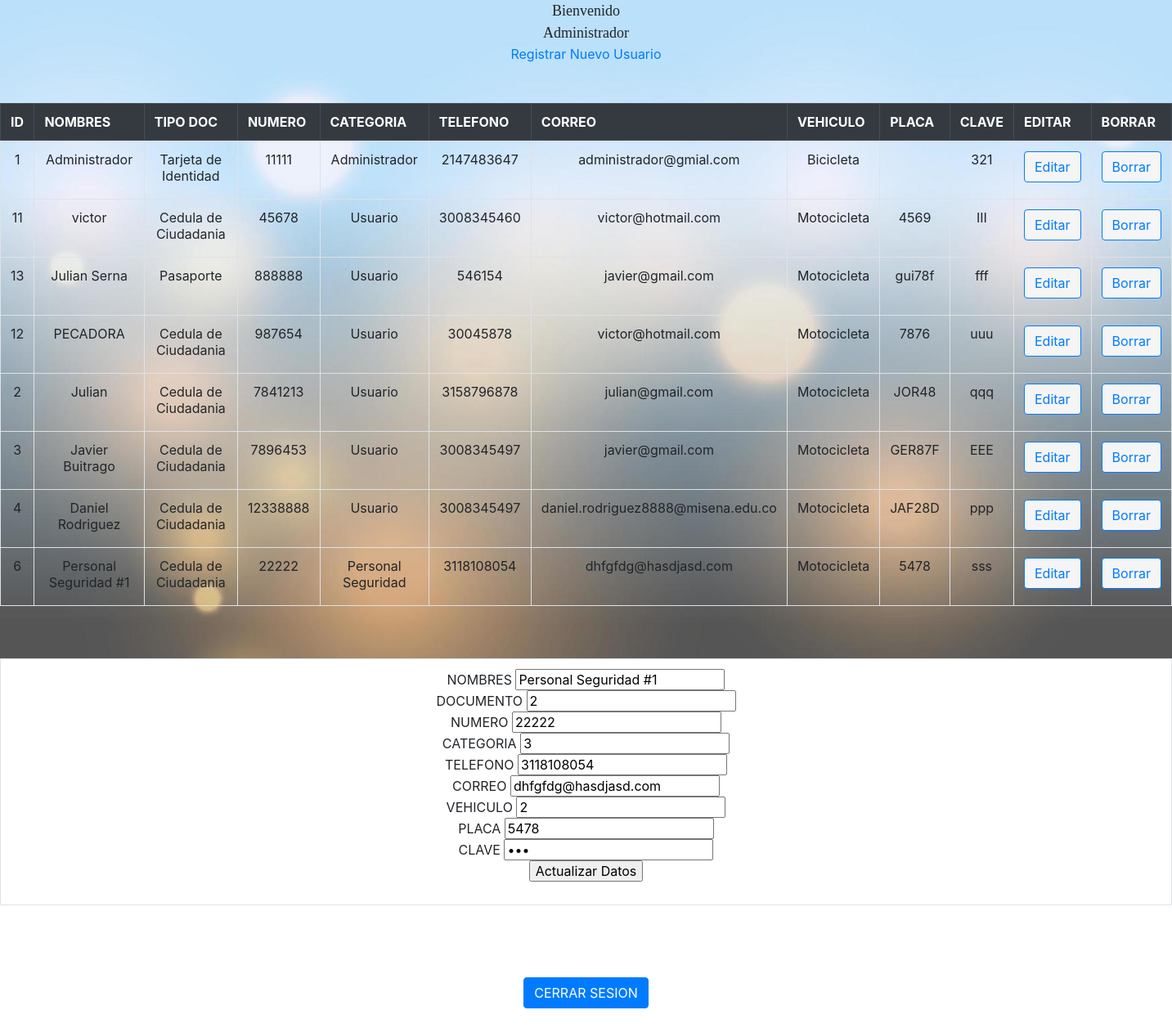
Screenshot of /Administrador.php?editar=6 (signed in) with the database file from the repository.
### tables this page shows
CREATE TABLE IF NOT EXISTS `usuarios` (
  `id_u` int(10) NOT NULL,
  `Nombre_Completo` varchar(100) NOT NULL,
  `Id_Tipo_Documento` int(10) DEFAULT NULL,
  `Numero_identificacion` bigint(10) NOT NULL DEFAULT '0',
  `Id_Rol` int(5) DEFAULT NULL,
  `Num_Telefono` bigint(20) DEFAULT NULL,
  `Email` varchar(100) DEFAULT NULL,
  `Id_Tipo_Vehiculo` int(5) DEFAULT NULL,
  `Placa_NumMarco` varchar(10) DEFAULT NULL,
  `Foto_Vehiculo` longblob,
  `Contrasena` varchar(100) DEFAULT NULL
);

### Administrador.php (the view, shortened to what this page needs)
<html>
<head>
<link rel="stylesheet" href="https://stackpath.bootstrapcdn.com/bootstrap/4.3.1/css/bootstrap.min.css">
</head>
<body background="fondo.jpg" style="background-repeat: no-repeat;  background-size: 100%; height:130vh width:10vh;" >
<div align="center">
	<?php
			echo "<font face= impact size= 4> Bienvenido <br> Administrador</font><br>";
	?>
	<?php
		$conexion=mysqli_connect('localhost','root','','qrparking') or die ('Hay problemas en la conexion');
	?>
</div >
    <center><a href="QR-PARKING.php">Registrar Nuevo Usuario</a></center>
    <br>
    <br>
<div>
<table border="3" align="center" class="table table-bordered" >
	<b>
		<tr>
		<thead class="thead-dark">
			<th>ID</th>
			<th>NOMBRES</th>
			<th>TIPO DOC</th>
			<th>NUMERO</th>
			<th>CATEGORIA</th>
	 		<th>TELEFONO</th>
	 		<th>CORREO</th>
	 		<th>VEHICULO</th>
	 		<th>PLACA</th>
	 		<th>CLAVE</th>
			<th>EDITAR</th>
			<th>BORRAR</th>
		</thead>
	</tr>
	<?php
	$observar=" SELECT * FROM vista_usuarios ";
	$ejecutar=mysqli_query($conexion,$observar);
	while ($filas=mysqli_fetch_array($ejecutar))
	{
		$id =             $filas['id_u'];
		$nombres =        $filas['Nombre_Completo'];
		$doc =            $filas['Tipo'];
		$identificacion = $filas['Numero_identificacion'];
		$categoria =      $filas['Rol'];
		$telefono =       $filas['Num_Telefono'];
		$correo =         $filas['Email'];
		$vehiculo =       $filas['Tipo_Vehiculo'];
		$placa =          $filas['Placa_NumMarco'];
		$clave =         $filas['Contrasena'];
	?>
	<tr align="center">
			<td><?php echo $id ?></td>
			<td><?php echo $nombres ?></td>
			<td><?php echo $doc ?></td>
			<td><?php echo $identificacion ?></td>
			<td><?php echo $categoria ?></td>
			<td><?php echo $telefono ?></td>
			<td><?php echo $correo ?></td>
			<td><?php echo $vehiculo ?></td>
			<td><?php echo $placa ?></td>
			<td><?php echo $clave ?></td>
			<td><button style="background-color: whitesmoke; " class="btn btn-primary mb-2"><a href="administrador.php? editar= <?php echo $id;?> ">Editar</a></button></td>
			<td><button style="background-color: whitesmoke;" class="btn btn-primary mb-2"><a href="administrador.php? borrar= <?php echo $id; ?>">Borrar</a></button></td>
	</tr>
</b>
	<?php
	}
	?>
</table>
</div>
<br><br>
<?php
if(isset($_GET['editar']))
	{
	$editar_id = $_GET['editar'];
	$consulta = "SELECT * FROM usuarios WHERE id_u = '$editar_id'";
	$ejecutar=mysqli_query($conexion,$consulta);
	$filas=mysqli_fetch_array($ejecutar);
		$nombres =        $filas['Nombre_Completo'];
		$doc =            $filas['Id_Tipo_Documento'];
		$identificacion = $filas['Numero_identificacion'];
		$categoria =      $filas['Id_Rol'];
		$telefono =       $filas['Num_Telefono'];
		$correo =         $filas['Email'];
		$vehiculo =       $filas['Id_Tipo_Vehiculo'];
		$placa =          $filas['Placa_NumMarco'];
		$clave   =        $filas['Contrasena'];
?>
<table border="4" align="center" class="table table-bordered">
	<tr>
		<td>
<div align="center">
	<form method="POST" action="#" enctype="multipart/form-data">
		NOMBRES    <input type="text"    	 name="nombres" value="<?php echo $nombres  ?>"> <br>
		DOCUMENTO  <input type="number"     name="doc" value="<?php echo $doc  ?>"> <br>
		NUMERO     <input type="number"     name="identificacion" value="<?php echo $identificacion  ?>"> <br>
		CATEGORIA  <input type="number"     name="categoria" value="<?php echo $categoria ?>"> <br>
		TELEFONO   <input type="number"     name="telefono" value="<?php echo $telefono ?>"> <br>
		CORREO     <input type="email"     	name="correo" value="<?php echo $correo ?>"> <br>
		VEHICULO   <input type="number" 		name="vehiculo"   value="<?php echo $vehiculo ?>"><br>
		PLACA      <input type="text"   		name="placa"   value="<?php echo $placa    ?>"><br>
		CLAVE      <input type="password"   name="clave"   value="<?php echo $clave    ?>"><br>
			         <input type="submit"   	name="actualizame" value="Actualizar Datos" style="cursor: pointer;"><br>
	</form>
</div>
		</td>
	</tr>
</table>
<br><br><br>
<?php
  }
?>
<div align="center">
	<form action="login.php" method="POST">
		<input type="submit" name="cerrar_sesion" value="CERRAR SESION" class="btn btn-primary mb-2">
	</form>
</div>
</body>
</html>

### rows the page displays
usuarios: nombres "Personal Seguridad #1", doc "2", identificacion "22222", categoria "3", telefono "3118108054", correo "dhfgfdg@hasdjasd.com", vehiculo "2", placa "5478"

### other values shown
$id "1"
$nombres "Administrador"
$doc "Tarjeta de Identidad"
$identificacion "11111"
$categoria "Administrador"
$telefono "2147483647"
$correo "administrador@gmial.com"
$vehiculo "Bicicleta"
$clave "321"
$id "11"
$nombres "victor"
$doc "Cedula de Ciudadania"
$identificacion "45678"
$categoria "Usuario"
$telefono "3008345460"
